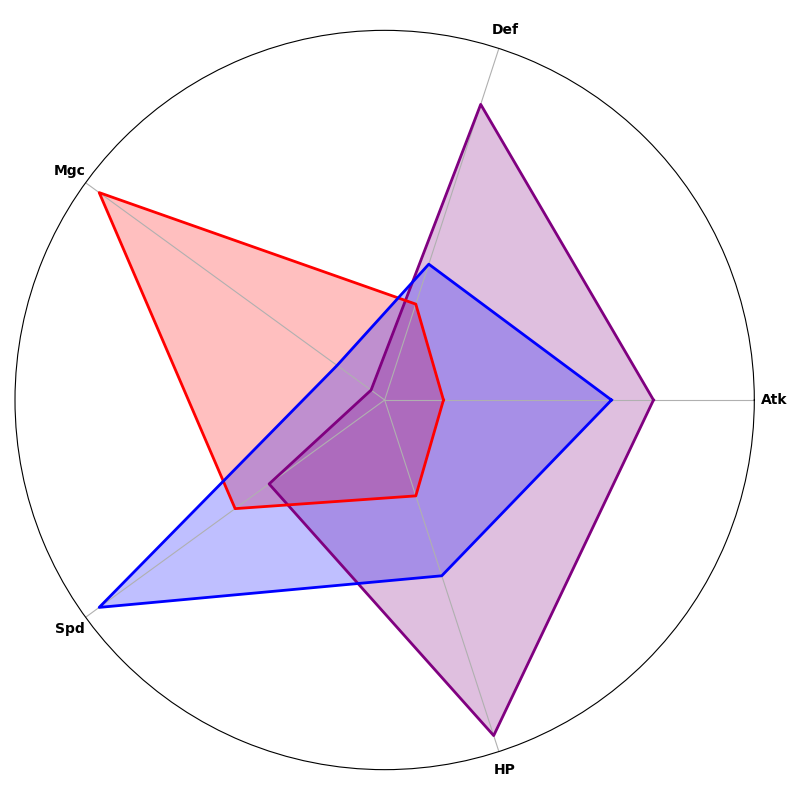

Python code for this plot:
import numpy as np
import matplotlib.pyplot as plt
from math import pi

categories = ['Atk', 'Def', 'Mgc', 'Spd', 'HP']
num_vars = len(categories)

warrior = [8, 9, 2, 5, 10]
mage = [3, 4, 10, 6, 4]
rogue = [7, 5, 3, 10, 6]

data = [warrior, mage, rogue]
colors = ['purple', 'red', 'blue']

angles = np.linspace(0, 2 * pi, num_vars, endpoint=False).tolist()
angles += angles[:1]

def plot_radar_chart(ax, data, color):
    data += data[:1]
    ax.plot(angles, data, color=color, linewidth=2)
    ax.fill(angles, data, color=color, alpha=0.25)

fig, ax = plt.subplots(figsize=(8, 8), subplot_kw=dict(polar=True))

for idx, class_data in enumerate(data):
    plot_radar_chart(ax, class_data, colors[idx])

ax.set_yticks([])
ax.set_xticks(angles[:-1])
ax.set_xticklabels(categories, fontsize=10, color='black', weight='bold')

plt.tight_layout()
plt.show()
